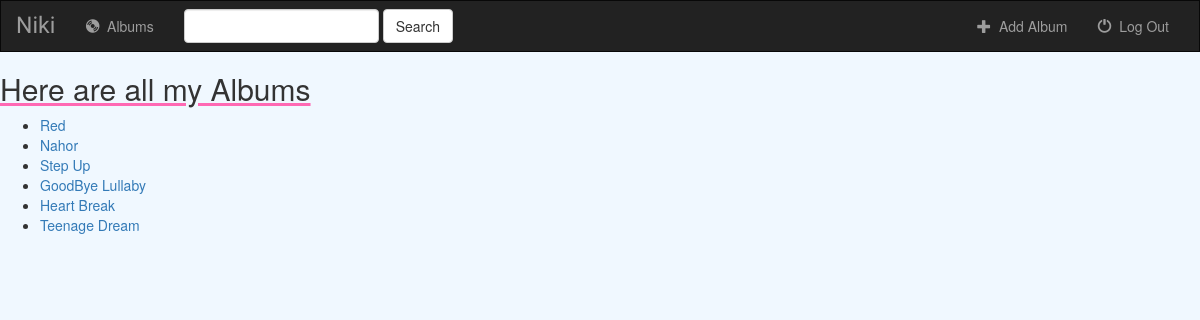
Before: /music/ with the older database file.
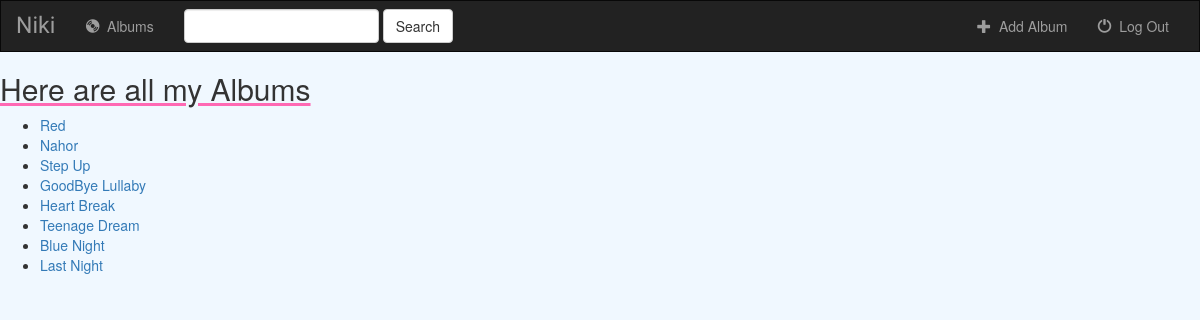
After: the same page with the newer database file.
### music/models.py (models this page shows, shortened)
class Album(models.Model):
    artist = models.CharField(max_length=250)
    album_title = models.CharField(max_length=250)
    genre = models.CharField(max_length=100)
    album_logo = models.FileField()

### music/views.py (the view)
class IndexView(generic.ListView):
    template_name = 'music/index.html'
    context_object_name = 'all_albums'
    def get_queryset(self):
        return Album.objects.all()

### music/templates/music/index.html (shortened to what this page needs)
{% extends 'music/base.html' %}
    {% block body %}
        {% if all_albums %}
            <h2><span class="underline">Here are all my Albums</span></h2>
            <ul>
                {% for album in all_albums %}
                <li><a href="{% url 'music:detail' album.id %}">{{ album.album_title }}</a></li>
                {% endfor %}
            </ul>
        {% else %}
            <h3>You don't have any Albums</h3>
        {% endif %}
        {% load staticfiles %}
        <link rel="stylesheet" href="{% static 'music/index.css' %}">
{% endblock %}

### music/templates/music/base.html (shortened to what this page needs)
<!DOCTYPE html>
<html lang="en">
<head>
    {% load staticfiles %}
    <link rel="stylesheet" href="https://maxcdn.bootstrapcdn.com/bootstrap/3.3.7/css/bootstrap.min.css">
    <link rel="stylesheet" href="{% static 'music/base.css' %}">
</head>
<body>
    <nav class="navbar navbar-inverse">
    <div class="container-fluid">
        <div class="navbar-header">
            <a class="navbar-brand" href="#">Niki</a>
        </div>
        <div class="collapse navbar-collapse" id="topNavBar">
            <ul class="nav navbar-nav">
                <li class="">
                    <a href="{% url 'music:index' %}">
                        <span class="glyphicon glyphicon-cd" aria-hidden="true"></span>&nbsp;
                        Albums
                    </a>
                </li>
            </ul>
            <form class="navbar-form navbar-left" role="search" method="get" action="#">
                <div class="form-group">
                    <input type="text" class="form-control" name="q" value="">
                </div>
                <button type="submit" class="btn btn-default">Search</button>
            </form>
            <ul class="nav navbar-nav navbar-right">
                <li class="">
                    <a href="{% url 'music:album-add' %}">
                        <span class="glyphicon glyphicon-plus" aria-hidden="true"></span>&nbsp; Add Album
                    </a>
                </li>
                <li class="">
                    <a href="#">
                        <span class="glyphicon glyphicon-off" aria-hidden="true"></span>&nbsp; Log Out
                    </a>
                </li>
            </ul>
        </div>
    </div>
</nav>
{% block body %}
{% endblock %}
</body>
</html>

### music/static/music/base.css (style rules this page uses)
body { background: aliceblue; }
a { transition: 0.7s; }
.navbar { border-radius: 0; }
.navbar-brand { font-family: 'Satisfy', cursive; font-size: 23px; }

### music/static/music/index.css (style rules this page uses)
body { background: aliceblue url("http://img15.deviantart.net/b68e/i/2011/099/a/d/texture_153_by_sirius_sdz-d2lwzka.jpg"); }
span.underline { text-decoration: underline hotpink; font-size: 30px; }

Changed rows visible on the page:
added Album: album_title "Blue Night"
added Album: album_title "Last Night"
